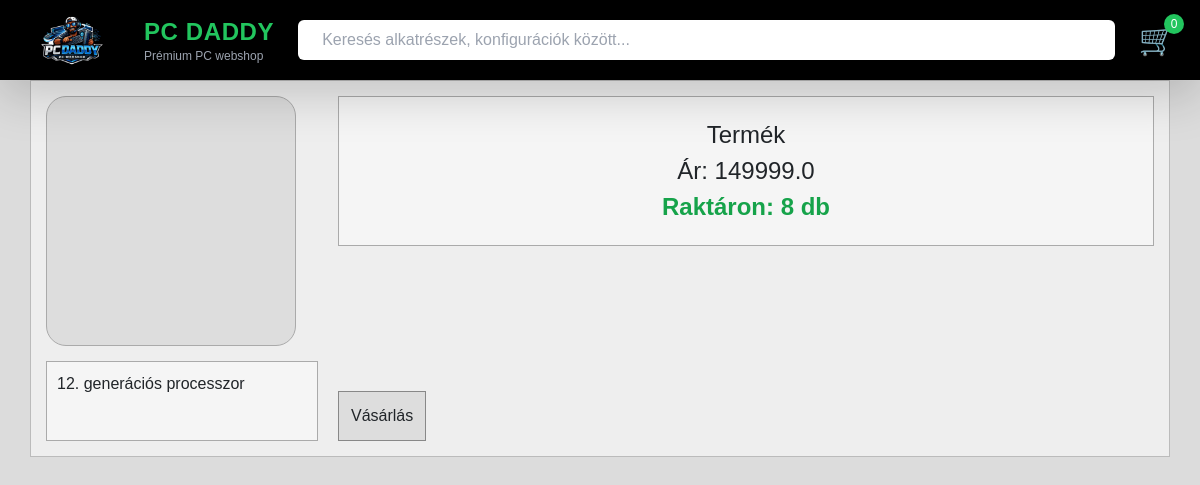
The app's page /product/3 with its own data.
### tables this page shows
CREATE TABLE products (
    id INTEGER PRIMARY KEY AUTOINCREMENT,
    name TEXT NOT NULL,
    description TEXT,
    price REAL NOT NULL,
    image TEXT,
    category_id INTEGER NOT NULL,
    quantity INTEGER NOT NULL DEFAULT 0,
    FOREIGN KEY (category_id) REFERENCES categories(id)
);

### app.py (the view)
@app.route("/product/<int:id>")
def product(id):
    product = get_product(id)
    return render_template("product.html", product = product, items_amount = get_cart_product_count())

### models.py (called while the page is built)
def get_db():
    conn = sqlite3.connect(DB_NAME)
    conn.row_factory = sqlite3.Row
    return conn

def get_product(product_id):
    db = get_db()
    product = db.execute("""
        SELECT products.id, products.name, products.description, products.price, products.image, products.quantity, categories.name as category
        FROM products
        JOIN categories ON products.category_id = categories.id
        WHERE products.id = ?
    """, (product_id,)).fetchone()
    db.close()
    return product

def get_cart_product_count():
    from flask import session
    cart = session.get('cart', {})
    return sum(cart.values())

### templates/product.html (shortened to what this page needs)
<!DOCTYPE html>
<html lang="hu">
<head>
<link href="https://cdn.jsdelivr.net/npm/bootstrap@5.3.8/dist/css/bootstrap.min.css" rel="stylesheet">
  <script src="https://cdn.tailwindcss.com"></script>
</head>
<body>
<header class="bg-black text-white sticky top-0 z-50 shadow-lg">
  <div class="max-w-7xl mx-auto flex items-center justify-between px-6 h-20">
    <div class="flex items-center gap-4">
      <a href="/"><img src="../static/images/logó.png" alt="PC DADDY logó" class="h-16 w-auto"></a>
      <div class="leading-tight">
        <h1 class="text-2xl font-extrabold text-green-500 tracking-wide">PC DADDY</h1>
        <p class="text-xs text-gray-400">Prémium PC webshop</p>
      </div>
    </div>
    <div class="flex-1 mx-6">
      <input
        type="text"
        placeholder="Keresés alkatrészek, konfigurációk között..."
        class="w-full px-4 py-2 rounded-md text-black focus:outline-none focus:ring-2 focus:ring-green-500"
      />
    </div>
    <div class="flex items-center">
      <a href="/cart"><button class="text-3xl hover:text-green-500 transition relative" aria-label="Kosár">
        🛒
        <span class="absolute -top-2 -right-2 bg-green-500 text-white text-xs rounded-full w-5 h-5 flex items-center justify-center">{{ items_amount }}</span>
      </button></a>
    </div>
  </div>
</header>
<div class="product-container">
    <div class="product-layout">
        <div>
            <div class="product-image"></div>
            <div class="product-description">{{ product.description }}</div>
        </div>
        <div class="product-info">
            <div class="product-price-box">
                Termék<br>Ár: {{ product.price }}<br>
                {% if product.quantity > 0 %}
                    <span class="text-green-600 font-semibold">Raktáron: {{ product.quantity }} db</span>
                {% else %}
                    <span class="text-red-600 font-semibold">Nincs raktáron</span>
                {% endif %}
            </div>
            {% if product.quantity > 0 %}
            <form method="POST" action="/add_to_cart/{{ product.id }}">
                <button type="submit" class="buy-button">Vásárlás</button>
            </form>
            {% else %}
            <button class="buy-button opacity-50 cursor-not-allowed" disabled>Nincs raktáron</button>
            {% endif %}
        </div>
    </div>
</div>
</body>
</html>

### records on screen
products: description "12. generációs processzor", price "149999.0", quantity "8"

### other values on screen
{{ items_amount }} "0"
